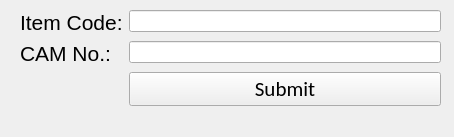
<?xml version="1.0" encoding="UTF-8"?>
<ui version="4.0">
 <class>StartupWindow</class>
 <widget class="QMainWindow" name="StartupWindow">
  <property name="geometry">
   <rect>
    <x>0</x>
    <y>0</y>
    <width>454</width>
    <height>137</height>
   </rect>
  </property>
  <property name="windowTitle">
   <string>MainWindow</string>
  </property>
  <widget class="QWidget" name="centralwidget">
   <widget class="QWidget" name="">
    <property name="geometry">
     <rect>
      <x>20</x>
      <y>10</y>
      <width>421</width>
      <height>101</height>
     </rect>
    </property>
    <layout class="QFormLayout" name="formLayout">
     <item row="0" column="0">
      <widget class="QLabel" name="Itemlbl">
       <property name="text">
        <string>&lt;html&gt;&lt;head/&gt;&lt;body&gt;&lt;p&gt;&lt;span style=&quot; font-size:16pt;&quot;&gt;Item Code:&lt;/span&gt;&lt;/p&gt;&lt;/body&gt;&lt;/html&gt;</string>
       </property>
      </widget>
     </item>
     <item row="0" column="1">
      <widget class="QLineEdit" name="item_code"/>
     </item>
     <item row="1" column="0">
      <widget class="QLabel" name="datelbl">
       <property name="text">
        <string>&lt;html&gt;&lt;head/&gt;&lt;body&gt;&lt;p&gt;&lt;span style=&quot; font-size:16pt;&quot;&gt;CAM No.:&lt;/span&gt;&lt;/p&gt;&lt;/body&gt;&lt;/html&gt;</string>
       </property>
      </widget>
     </item>
     <item row="2" column="1">
      <widget class="QPushButton" name="submit_btn">
       <property name="font">
        <font>
         <family>Calibri</family>
         <pointsize>16</pointsize>
        </font>
       </property>
       <property name="text">
        <string>Submit</string>
       </property>
      </widget>
     </item>
     <item row="1" column="1">
      <widget class="QLineEdit" name="cam_no"/>
     </item>
    </layout>
   </widget>
  </widget>
 </widget>
 <resources/>
 <connections/>
</ui>
